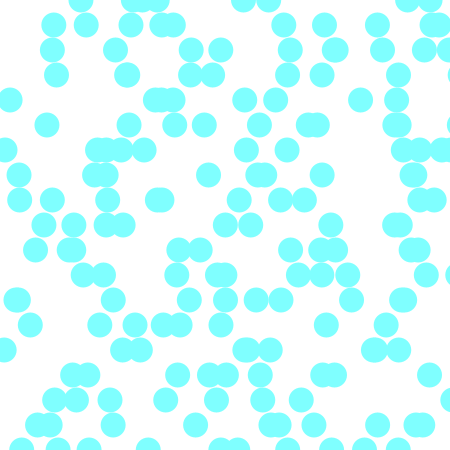
Frame 1 (no input)
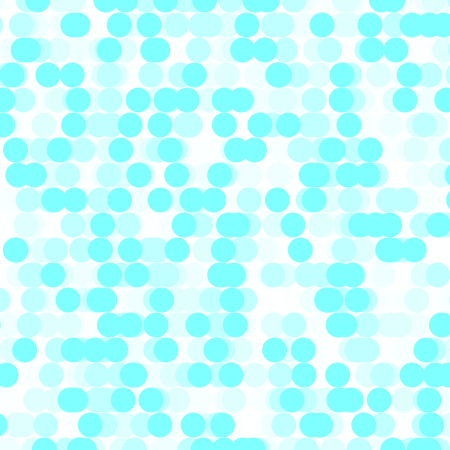
Frame 60 (the mouse pressed at the canvas centre just before this capture)
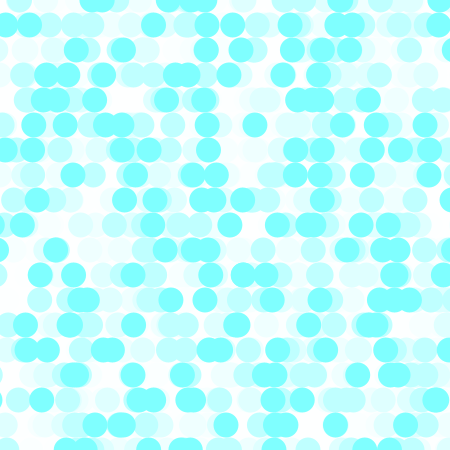
Frame 120 (the mouse held since frame 60 and released just before this capture)

The Processing sketch that drew these frames (run headless with seeded random() and noise(); from frame 60 on, the mouse is pressed at the canvas centre):

// Processing sketch: processing_153769
// ── processing_153769.pde

int r = 25;
int num = 450 / r;
int x;

void setup() {
  frameRate(10);
  size(450, 450);
  background(255);
  smooth();
  noStroke();
}

void draw()
 {
  fill(0,255,255);
  for (int i=0; i<num; i++)
  {
    for (int j=0; j<num+1; j++)
     {
      if (j % 2 == 0) {
        x = i * r * 2;
      }
      else {
        x = i * r * 2 + r;
      }
      float h=random(-60,60);
      ellipse(x-h, j*r, r, r);
    }
  }
  fill(255, 255/2);
  rectMode(CORNER);
  rect(0, 0, width, height);
}
